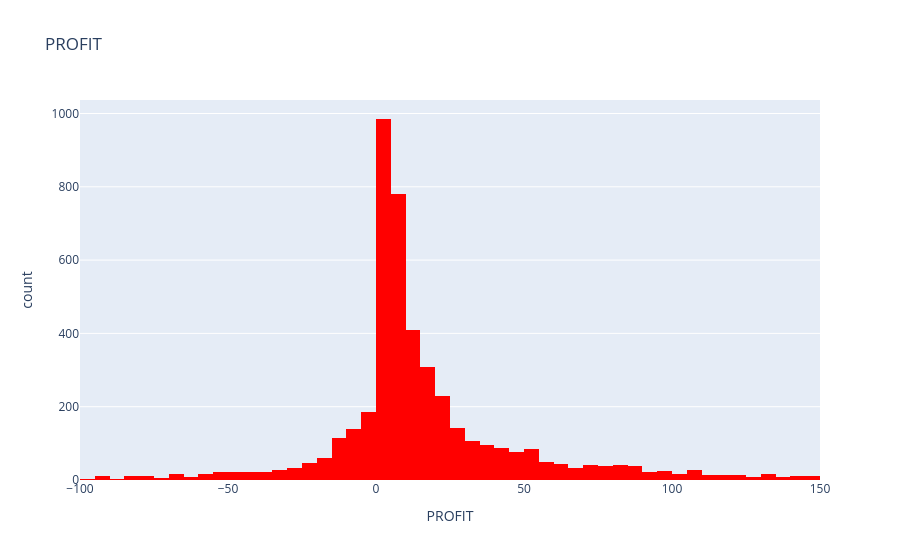
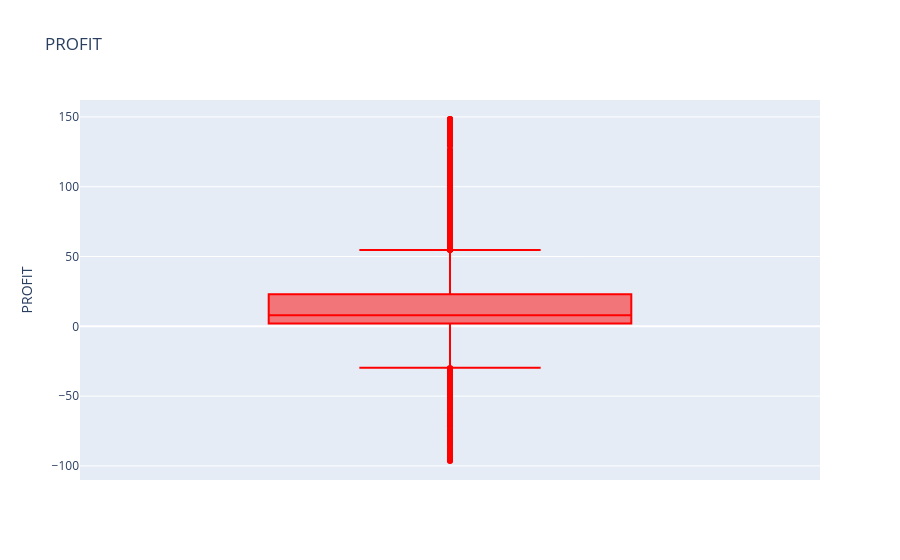
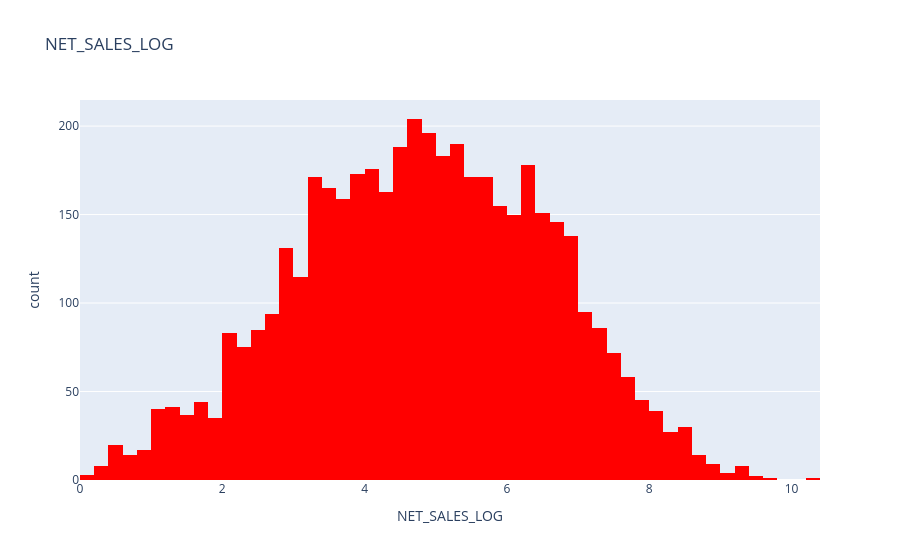
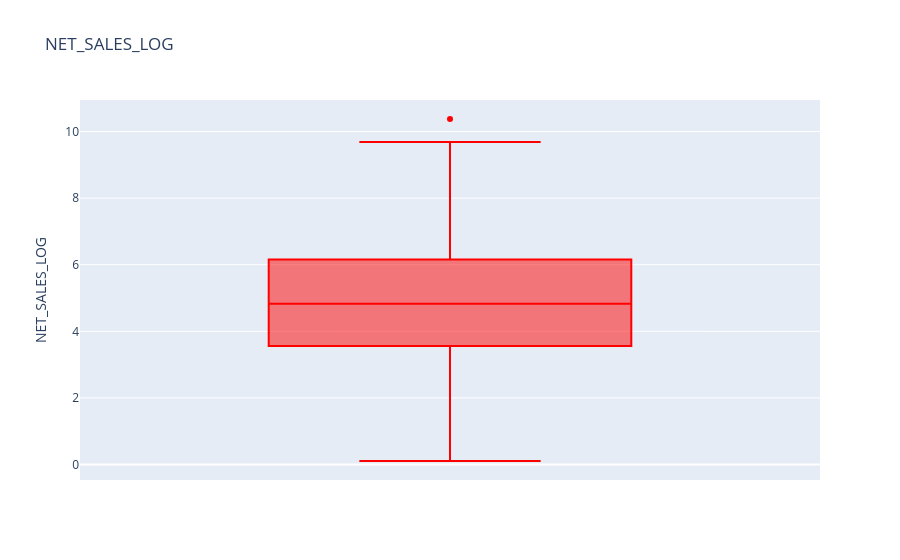

Notebook code cell kept with these figures, in order:
### Code cell
# VERIFICAÇÃO DE RESULTADOS APÓS O TRATAMENTO DE OUTLIERS

for col in analise_de_outliers:
    fig_1 = px.histogram(df_filtered, x=col, title=col, color_discrete_sequence=['red'])
    fig_2 = px.box(df_filtered, y=col, title=col, color_discrete_sequence=['red'])
    fig_1.show()
    fig_2.show()

### Figure 1 — Plotly figure (JSON) as saved in the notebook; plotly's stock layout.template omitted (floating-point values rounded to 4 significant figures; data arrays with more than 128 entries replaced by an {"elided": "..."} marker saying what was removed)
{"data": [{"bingroup": "x", "hovertemplate": "PROFIT=%{x}<br>count=%{y}<extra></extra>", "legendgroup": "", "marker": {"color": "red", "pattern": {"shape": ""}}, "name": "", "orientation": "v", "showlegend": false, "type": "histogram", "x": {"elided": "4561 float values"}, "xaxis": "x", "yaxis": "y"}], "layout": {"barmode": "relative", "legend": {"tracegroupgap": 0}, "title": {"text": "PROFIT"}, "xaxis": {"anchor": "y", "domain": [0, 1], "title": {"text": "PROFIT"}}, "yaxis": {"anchor": "x", "domain": [0, 1], "title": {"text": "count"}}}}

### Figure 2 — Plotly figure (JSON) as saved in the notebook; plotly's stock layout.template omitted (floating-point values rounded to 4 significant figures; data arrays with more than 128 entries replaced by an {"elided": "..."} marker saying what was removed)
{"data": [{"alignmentgroup": "True", "hovertemplate": "PROFIT=%{y}<extra></extra>", "legendgroup": "", "marker": {"color": "red"}, "name": "", "notched": false, "offsetgroup": "", "orientation": "v", "showlegend": false, "type": "box", "x0": " ", "xaxis": "x", "y": {"elided": "4561 float values"}, "y0": " ", "yaxis": "y"}], "layout": {"boxmode": "group", "legend": {"tracegroupgap": 0}, "title": {"text": "PROFIT"}, "xaxis": {"anchor": "y", "domain": [0, 1]}, "yaxis": {"anchor": "x", "domain": [0, 1], "title": {"text": "PROFIT"}}}}

### Figure 3 — Plotly figure (JSON) as saved in the notebook; plotly's stock layout.template omitted (floating-point values rounded to 4 significant figures; data arrays with more than 128 entries replaced by an {"elided": "..."} marker saying what was removed)
{"data": [{"bingroup": "x", "hovertemplate": "NET_SALES_LOG=%{x}<br>count=%{y}<extra></extra>", "legendgroup": "", "marker": {"color": "red", "pattern": {"shape": ""}}, "name": "", "orientation": "v", "showlegend": false, "type": "histogram", "x": {"elided": "4561 float values"}, "xaxis": "x", "yaxis": "y"}], "layout": {"barmode": "relative", "legend": {"tracegroupgap": 0}, "title": {"text": "NET_SALES_LOG"}, "xaxis": {"anchor": "y", "domain": [0, 1], "title": {"text": "NET_SALES_LOG"}}, "yaxis": {"anchor": "x", "domain": [0, 1], "title": {"text": "count"}}}}

### Figure 4 — Plotly figure (JSON) as saved in the notebook; plotly's stock layout.template omitted (floating-point values rounded to 4 significant figures; data arrays with more than 128 entries replaced by an {"elided": "..."} marker saying what was removed)
{"data": [{"alignmentgroup": "True", "hovertemplate": "NET_SALES_LOG=%{y}<extra></extra>", "legendgroup": "", "marker": {"color": "red"}, "name": "", "notched": false, "offsetgroup": "", "orientation": "v", "showlegend": false, "type": "box", "x0": " ", "xaxis": "x", "y": {"elided": "4561 float values"}, "y0": " ", "yaxis": "y"}], "layout": {"boxmode": "group", "legend": {"tracegroupgap": 0}, "title": {"text": "NET_SALES_LOG"}, "xaxis": {"anchor": "y", "domain": [0, 1]}, "yaxis": {"anchor": "x", "domain": [0, 1], "title": {"text": "NET_SALES_LOG"}}}}
